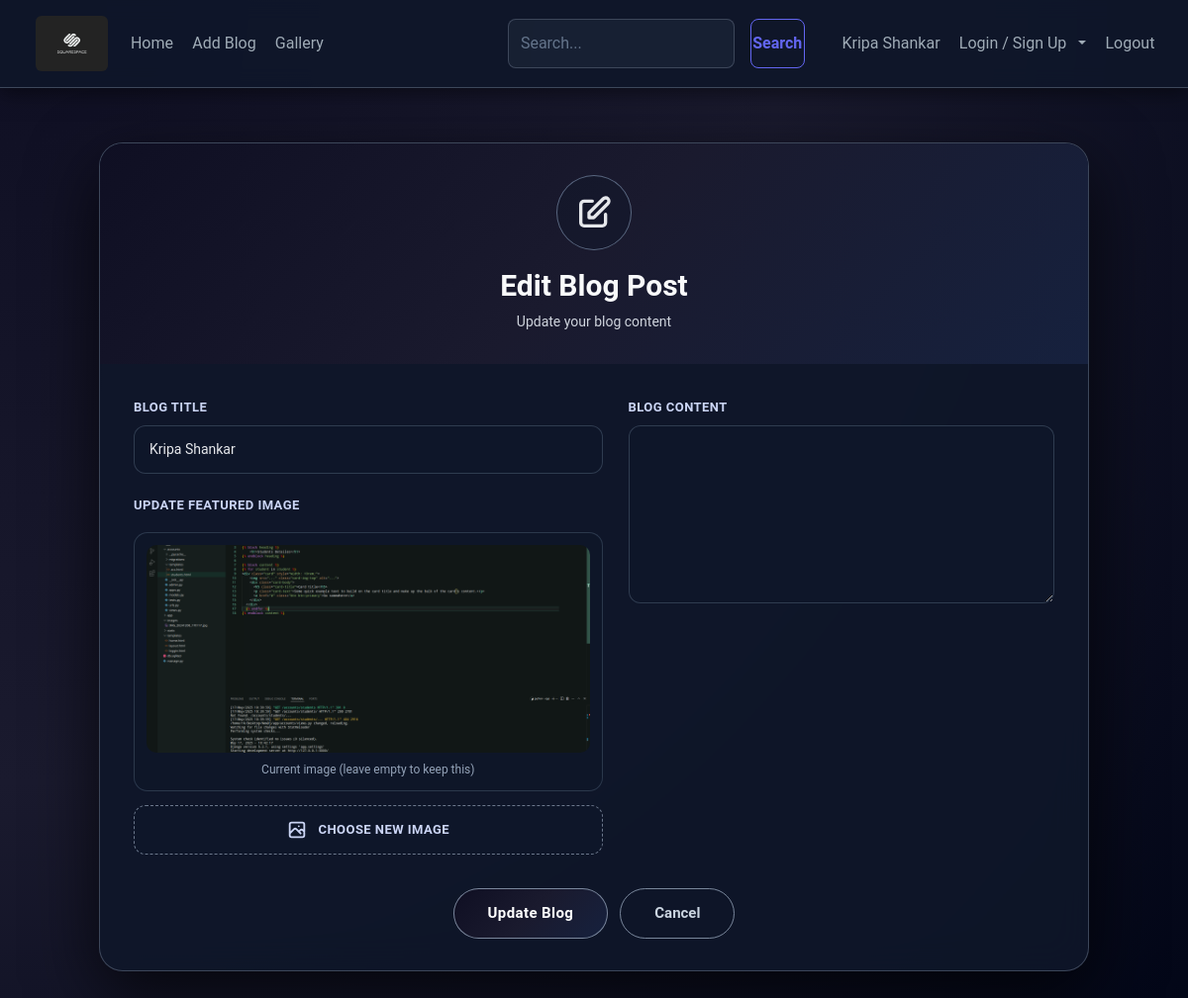
The app's page /edit/1/ (signed in) with its own data.
### accounts/models.py (models this page shows, shortened)
class Blog(models.Model):
    user =  models.ForeignKey(User, on_delete=models.CASCADE)
    name = models.CharField(max_length=50,null=False,blank=False)
    messeage = models.TextField(max_length = 100)
    image = models.ImageField(upload_to="image/", height_field=None, width_field=None, max_length=None)

### accounts/views.py (the view, shortened to what this page needs)
# urls.py: path('edit/<int:id>/', views.edit, name="edit"),
@login_required
def edit(request,id):
    blog = Blog.objects.filter(id = id).first()
    return render(request,'edit.html',{"blog":blog})

### accounts/templates/edit.html (shortened to what this page needs)
{% extends 'base.html' %}
{% load static %}
{% block content %}
<div class="edit-wrapper">
    <div class="edit-container">
        <div class="edit-header">
            <div class="edit-icon">
                <svg fill="none" stroke="currentColor" viewBox="0 0 24 24">
                    <path stroke-linecap="round" stroke-linejoin="round" stroke-width="2"
                          d="M11 5H6a2 2 0 00-2 2v11a2 2 0 002 2h11a2 2 0 002-2v-5m-1.414-9.414a2 2 0 112.828 2.828L11.828 15H9v-2.828l8.586-8.586z"/>
                </svg>
            </div>
            <h2>Edit Blog Post</h2>
            <p>Update your blog content</p>
        </div>
        <form class="edit-form" method="post" enctype="multipart/form-data">
            <div class="form-grid">
                <div class="form-section">
                    <div class="form-field">
                        <label for="name">Blog Title</label>
                        <input type="text" name="name" id="name" value="{{ blog.name }}" required>
                    </div>
                    <div class="form-field">
                        <label for="image">Update Featured Image</label>
                        {% if blog.image %}
                        <div class="current-image">
                            <img src="{{ blog.image.url }}" alt="Current image">
                            <p>Current image (leave empty to keep this)</p>
                        </div>
                        {% endif %}
                        <div class="file-upload-wrapper" style="margin-top: 14px;">
                            <label for="image" class="file-upload-label">
                                <svg fill="none" stroke="currentColor" viewBox="0 0 24 24">
                                    <path stroke-linecap="round" stroke-linejoin="round" stroke-width="2"
                                          d="M4 16l4.586-4.586a2 2 0 012.828 0L16 16m-2-2l1.586-1.586a2 2 0 012.828 0L20 14m-6-6h.01M6 20h12a2 2 0 002-2V6a2 2 0 00-2-2H6a2 2 0 00-2 2v12a2 2 0 002 2z"/>
                                </svg>
                                Choose new image
                            </label>
                        </div>
                    </div>
                </div>
                <div class="form-section">
                    <div class="form-field">
                        <label for="message">Blog Content</label>
                        <textarea name="messeage" id="message" required>{{ blog.messeage }}</textarea>
                    </div>
                </div>
            </div>
            <div class="submit-section">
                <button type="submit" class="btn-update">Update Blog</button>
                <a href="{% url 'profile' %}" class="btn-cancel">Cancel</a>
            </div>
        </form>
    </div>
</div>
{% endblock content %}

### templates/base.html (shortened to what this page needs)
{% load static %}
<!DOCTYPE html>
<html lang="en">
<head>
    <link href="https://cdn.jsdelivr.net/npm/bootstrap@5.3.3/dist/css/bootstrap.min.css" rel="stylesheet">
    <link rel="stylesheet" href="{% static 'css/theme.css' %}">
</head>
<body>
    {% block navbar %}
<nav class="navbar navbar-expand-lg bg-body-tertiary">
        <div class="container-fluid">
        <a class="navbar-brand" href="{% url 'home' %}">
            <img src="{% static 'images/logo.png' %}" alt="NRK Logo" class="logo-img">
        </a>
        <div class="collapse navbar-collapse" id="navbarSupportedContent">
            <ul class="navbar-nav me-auto mb-2 mb-lg-0">
                <li class="nav-item">
                    <a class="nav-link {% if request.path == '/' or request.path == '/home/' %}active{% endif %}" aria-current="page" href="{% url 'home' %}">Home</a>
                </li>
                <li class="nav-item">
                    <a class="nav-link {% if request.path == '/add_blog/' %}active{% endif %}" href="{% url 'add_blog' %}">Add Blog</a>
                </li>
                <li class="nav-item">
                    <a class="nav-link {% if request.path == '/gallery/' %}active{% endif %}" href="{% url 'gallery' %}">Gallery</a>
                </li>
            </ul>
            <div class="navbar-right-section">
                <form class="d-flex search-form me-3" role="search" action="{% url 'search' %}" method="get">
                    <input class="form-control me-2" type="search" name="q" placeholder="Search..." aria-label="Search">
                    <button class="btn btn-outline-success" type="submit">Search</button>
                </form>
                <ul class="navbar-nav mb-2 mb-lg-0">
                    {% if user.is_authenticated %}
                        <li class="nav-item">
                            <a class="nav-link" href="{% url 'profile' %}">
                                {{ user.first_name }} {{ user.last_name }}
                            </a>
                        </li>
                    {% else %}
                        <li class="nav-item">
                            <a class="nav-link" href="{% url 'profile' %}">Profile</a>
                        </li>
                    {% endif %}
                    <li class="nav-item dropdown">
                        <a class="nav-link dropdown-toggle" href="#" role="button" data-bs-toggle="dropdown" aria-expanded="false">
                            Login / Sign Up
                        </a>
                    </li>
                    {% if user.is_authenticated %}
                        <li class="nav-item">
                            <a class="nav-link" href="{% url 'logout' %}">Logout</a>
                        </li>
                    {% endif %}
                </ul>
            </div>
        </div>
    </div>
</nav>
{% endblock %}
    {% block content %}{% endblock %}
</body>
</html>

### static/css/theme.css (style rules this page uses)
:root { --bg-main: #020617; --bg-card: rgba(15, 23, 42, 0.95); --border-muted: rgba(148, 163, 184, 0.35); --text-main: #9fabb6ff; --text-muted: #64748b; --accent: #6366f1; --accent-2: #8b5cf6; --btn-primary-bg: linear-gradient(135deg, #6366f1, #8b5cf6); --btn-ghost-border: rgba(148, 163, 184, 0.8); --spacing-xs: 0.5rem; --spacing-sm: 0.75rem; --spacing-md: .1rem; }
body { background: radial-gradient(circle at top left, #0f0f23, #1a1a2e 50%, #020617) !important; color: var(--text-main) !important; font-family: 'Roboto', system-ui, -apple-system, Segoe UI, sans-serif !important; min-height: 100vh; margin: 0; padding-top: 4rem; }
.navbar { position: fixed; top: 0; left: 0; right: 0; z-index: 1030; background: var(--bg-card) !important; border: none !important; border-bottom: 1px solid var(--border-muted) !important; margin-bottom: 0 !important; backdrop-filter: blur(10px); box-shadow: 0 4px 20px rgba(0, 0, 0, 0.5); padding: var(--spacing-xs) var(--spacing-sm) !important; }
.navbar-brand { color: #ffffff !important; font-weight: 600; padding: var(--spacing-xs) var(--spacing-sm) !important; margin-right: var(--spacing-md) !important; }
.navbar-brand .logo-img { height: 56px; width: auto; border-radius: 6px; box-shadow: none; }
.navbar-nav .nav-link { color: var(--text-main) !important; transition: all 0.3s ease; padding: var(--spacing-sm) var(--spacing-md) !important; margin: 0 var(--spacing-xs) !important; border-radius: 8px; }
.navbar-right-section { display: flex; align-items: center; gap: var(--spacing-sm); margin-left: auto !important; }
.search-form { max-width: 300px; }
.search-form .form-control { background: rgba(30, 41, 59, 0.6) !important; border: 1px solid rgba(148, 163, 184, 0.3) !important; color: #ffffff !important; transition: all 0.3s ease; border-radius: 8px !important; padding: var(--spacing-sm) !important; min-width: 180px; }
.search-form .form-control::placeholder { color: var(--text-muted) !important; }
.search-form .btn-outline-success { border-color: var(--accent) !important; color: var(--accent) !important; padding: var(--spacing-sm) var(--spacing-md) !important; border-radius: 8px !important; font-weight: 600; margin-left: var(--spacing-xs) !important; }
.dropdown-toggle::after { margin-left: var(--spacing-xs); }

### records on screen
Blog: name "Kripa Shankar", image (picture)

### other values on screen
{{ user.first_name }} "Kripa"
{{ user.last_name }} "Shankar"
